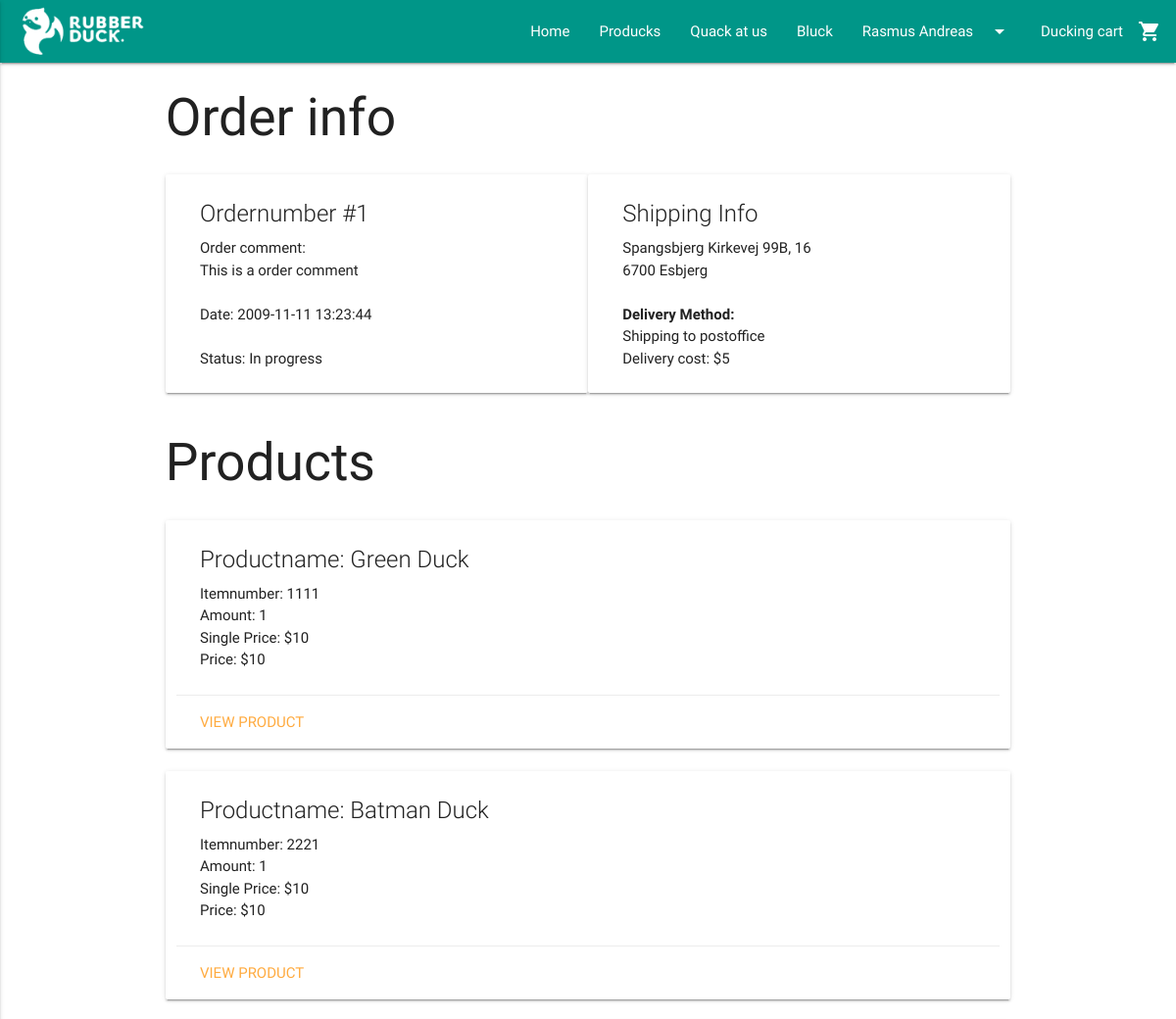
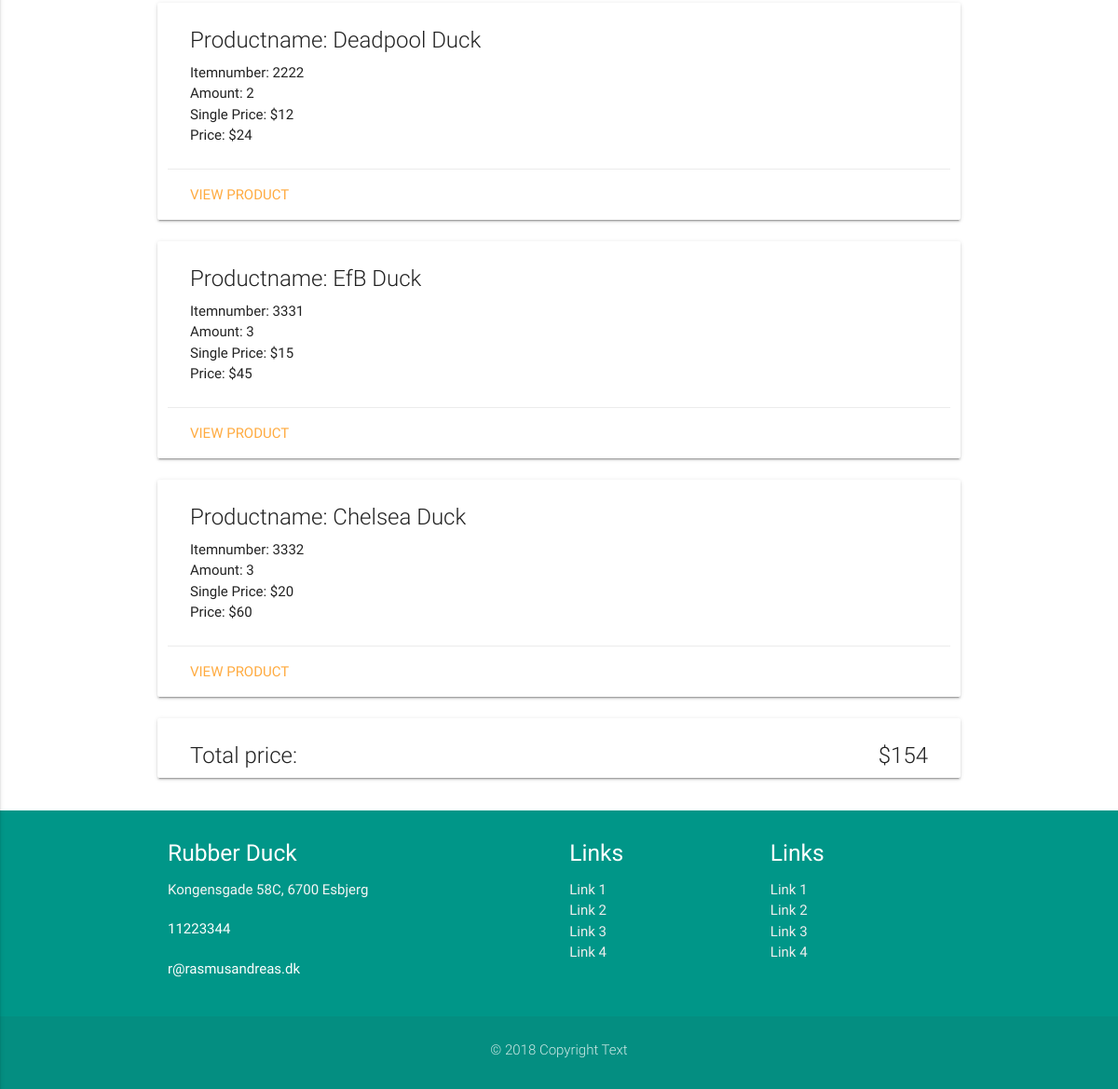
/view/order.php?order=1 (signed in), run on an earlier commit of the app's database (2 pictures, top to bottom).
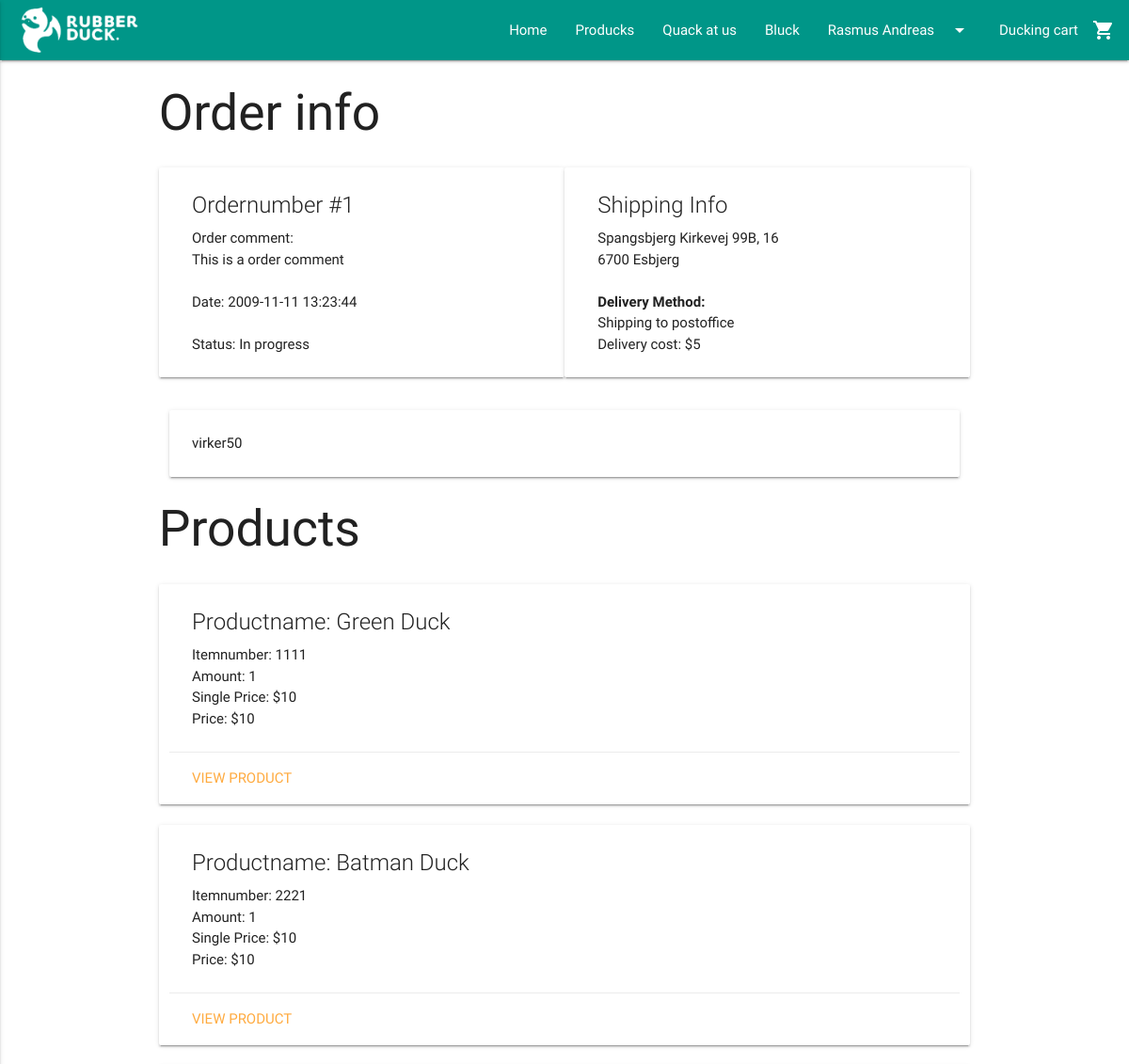
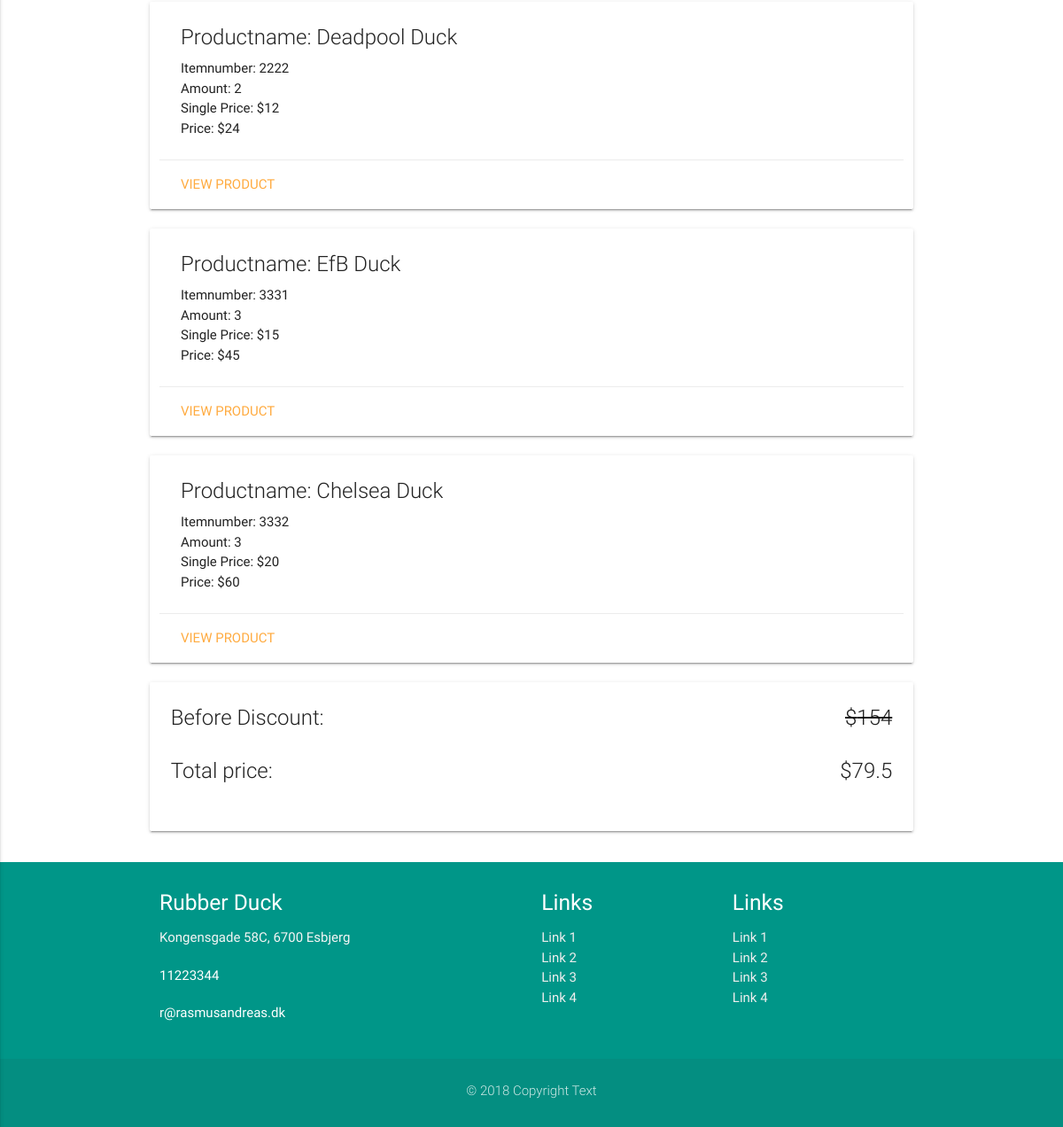
And on a later commit of the database (2 pictures, top to bottom).
### tables this page shows
CREATE TABLE PromoCode (
  PromoCode varchar(255) NOT NULL PRIMARY KEY,
  DiscountAmount int(2) NOT NULL,
  StartDate DATE NULL,
  EndDate DATE NULL,
  NumberOfUses int NULL,
  UserEmail varchar(255) NOT NULL  
);

CREATE TABLE DeliveryMethod (
  DeliveryMethodID int AUTO_INCREMENT NOT NULL PRIMARY KEY,
  Method varchar(255) NOT NULL,
  MethodDescription varchar(255) NOT NULL,
  DeliveryPrice FLOAT(2) NOT NULL
);

### model/ordersDAO.php (called while the page is built, shortened)
<?php
require_once("../includes/connection.php");
function getOrder($orderNumber) {
  global $connection;
  $query = "SELECT * FROM CustomerOrder INNER JOIN DeliveryMethod ON CustomerOrder.DeliveryMethodID = DeliveryMethod.DeliveryMethodID INNER JOIN OrderStatus ON CustomerOrder.OrderStatusID = OrderStatus.OrderStatusID INNER JOIN ZipCode ON CustomerOrder.ZipCode = ZipCode.ZipCode WHERE OrderNumber = $orderNumber";
  $result = mysqli_query($connection, $query);
  $row = mysqli_fetch_assoc($result);
  return $row;
}
function getOrderProducts($orderNumber) {
  global $connection;
  $query = "SELECT * FROM OrderDetails INNER JOIN Product ON OrderDetails.ItemNumber = Product.ItemNumber WHERE OrderDetails.OrderNumber = $orderNumber";
  $result = mysqli_query($connection, $query);
  return $result;
}
?>

### model/cartDAO.php (called while the page is built, shortened)
<?php
function checkForPromoCode($PromoCode) {
  try {
      $conn = connectToDB();
      $statement = "SELECT * FROM PromoCode WHERE PromoCode = :PromoCode";
      $handle = $conn->prepare($statement);
      $handle->bindParam(':PromoCode', $PromoCode);
      $handle->execute();
      $result = $handle->fetchAll( \PDO::FETCH_ASSOC );
      return $result;
  }
  catch(\PDOException $ex) {
      print($ex->getMessage());
  }
}
?>

### view/order.php (the view, shortened to what this page needs)
<?php
require_once("../includes/header.php");
require_once("../model/ordersDAO.php");
require_once("../model/cartDAO.php");
$orderNumber = $_GET["order"];
$orderinfo = getOrder($orderNumber);
$orderProducts = getOrderProducts($orderNumber);
?>
<?php
if ($orderinfo["CustomerEmail"] != $_SESSION["CustomerEmail"]) {
  ?>
  <div class="container">
    <h2>This isn't your order!</h2>
  </div>
  <?php
} else {
	$totalPrice = 0;
?>
<div class="container">
  <div class="row">
    <h2>Order info</h2>
    <div class="card col s12 m6">
      <div class="card-content">
        <span class="card-title">Ordernumber #<?php echo $orderinfo["OrderNumber"]; ?></span>
        <p>Order comment: </p>
        <p><?php echo $orderinfo["Comment"]; ?></p>
        <br>
        <p>Date: <?php echo $orderinfo["OrderDate"]; ?></p>
        <br>
        <p>Status: <?php echo $orderinfo["Status"]; ?></p>
      </div>
    </div>
    <div class="card col s12 m6">
      <div class="card-content">
        <span class="card-title">Shipping Info</span>
        <p><?php echo $orderinfo["ShippingStreet"] . " " .$orderinfo["ShippingHouseNumber"]; ?></p>
        <p><?php echo $orderinfo["ZipCode"] . " " . $orderinfo["City"]; ?></p>
        <br>
        <p><b>Delivery Method:</b></p>
        <p><?php echo $orderinfo["Method"]; ?></p>
        <p>Delivery cost: $<?php echo $orderinfo["DeliveryPrice"]; ?></p>
      </div>
    </div>
  </div>
	<?php
		if (isset($orderinfo["PromoCode"])) {
			$promocodeInfo = checkForPromoCode($orderinfo["PromoCode"]);
	?>
	<div class="card col s12">
		<div class="card-content">
		<?php
			echo $promocodeInfo[0]["PromoCode"];
			echo $promocodeInfo[0]["DiscountAmount"];
		?>
		</div>
	</div>
	<?php
		}
	?>
  <div class="row">
    <h2>Products</h2>
    <?php
    while ($row = mysqli_fetch_array($orderProducts)) {
    ?>
    <div class="card col s12">
      <div class="card-content">
        <span class="card-title">Productname: <?php echo $row["ProductName"]; ?></span>
        <p>Itemnumber: <?php echo $row["ItemNumber"]; ?></p>
        <p>Amount: <?php echo $row["Amount"]; ?></p>
        <p>Single Price: $<?php echo $row["Price"]; ?></p>
        <p>Price: $<?php echo $row["Price"] * $row["Amount"]; ?></p>
      </div>
      <div class="card-action">
        <a href="product.php?item=<?php echo $row["ItemNumber"]; ?>">View product</a>
      </div>
    </div>
    <?php
		$totalPrice = $totalPrice + $row["Price"] * $row["Amount"];
    }
    ?>
		<div class="card col s12">
      <div class="card-content">
				<?php
					if (isset($orderinfo["PromoCode"])) {
						$totalPriceWithDiscount = ($totalPrice / 100) * $promocodeInfo[0]["DiscountAmount"] + $orderinfo["DeliveryPrice"];
						$totalPrice = $totalPrice + $orderinfo["DeliveryPrice"];
				?>
				<div class="row">
					<span class="card-title left">Before Discount:</span><span class="card-title right"><strike>$<?php echo $totalPrice; ?></strike></span>
				</div>
				<div class="row">
					<span class="card-title left">Total price:</span><span class="card-title right">$<?php echo $totalPriceWithDiscount; ?></span>
				</div>
				<?php
				} else {
					$totalPrice = $totalPrice + $orderinfo["DeliveryPrice"];
				?>
					<span class="card-title left">Total price:</span><span class="card-title right">$<?php echo $totalPrice; ?></span>
				<?php
				}
				?>
			</div>
		</div>
  </div>
</div>
<?php
}
require_once("../includes/footer.php");
?>

What changed in the data, as far as the page shows it:
changed customerorder "This is a order comment": PromoCode empty → "virker" (drawn)
now on this page (row edited): promocode: PromoCode "virker", DiscountAmount "50", DiscountAmount.DeliveryPrice "79.5"
Also different on the page:
$totalPrice: (not shown) → "154"
$totalPrice: "154" → (not shown)
text now shown: "Before Discount:"
